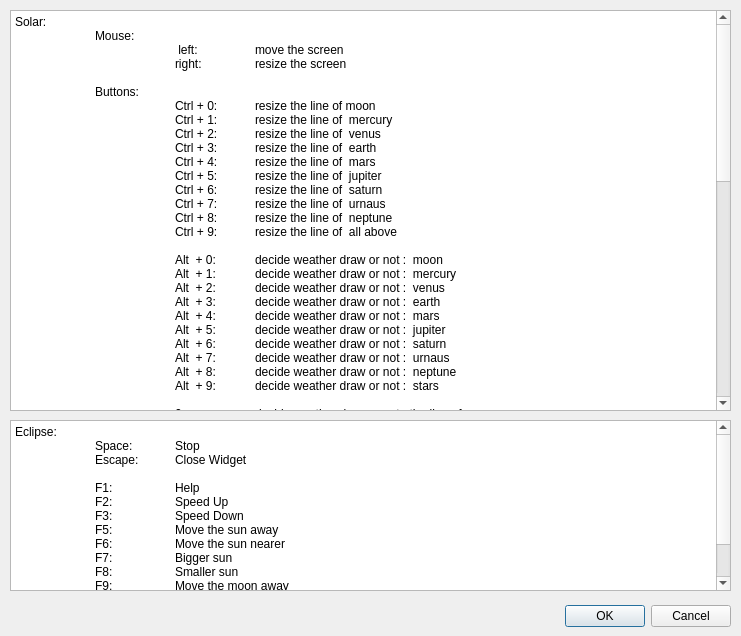
<?xml version="1.0" encoding="UTF-8"?>
<ui version="4.0">
 <class>Hotkey</class>
 <widget class="QDialog" name="Hotkey">
  <property name="geometry">
   <rect>
    <x>0</x>
    <y>0</y>
    <width>741</width>
    <height>636</height>
   </rect>
  </property>
  <property name="windowTitle">
   <string>Dialog</string>
  </property>
  <widget class="QDialogButtonBox" name="buttonBox">
   <property name="geometry">
    <rect>
     <x>390</x>
     <y>600</y>
     <width>341</width>
     <height>32</height>
    </rect>
   </property>
   <property name="orientation">
    <enum>Qt::Horizontal</enum>
   </property>
   <property name="standardButtons">
    <set>QDialogButtonBox::Cancel|QDialogButtonBox::Ok</set>
   </property>
  </widget>
  <widget class="QTextBrowser" name="textBrowser">
   <property name="geometry">
    <rect>
     <x>10</x>
     <y>10</y>
     <width>721</width>
     <height>401</height>
    </rect>
   </property>
   <property name="html">
    <string>&lt;!DOCTYPE HTML PUBLIC &quot;-//W3C//DTD HTML 4.0//EN&quot; &quot;http://www.w3.org/TR/REC-html40/strict.dtd&quot;&gt;
&lt;html&gt;&lt;head&gt;&lt;meta name=&quot;qrichtext&quot; content=&quot;1&quot; /&gt;&lt;style type=&quot;text/css&quot;&gt;
p, li { white-space: pre-wrap; }
&lt;/style&gt;&lt;/head&gt;&lt;body style=&quot; font-family:'SimSun'; font-size:9pt; font-weight:400; font-style:normal;&quot;&gt;
&lt;p style=&quot; margin-top:0px; margin-bottom:0px; margin-left:0px; margin-right:0px; -qt-block-indent:0; text-indent:0px;&quot;&gt;Solar:&lt;/p&gt;
&lt;p style=&quot; margin-top:0px; margin-bottom:0px; margin-left:0px; margin-right:0px; -qt-block-indent:0; text-indent:0px;&quot;&gt;	Mouse:&lt;/p&gt;
&lt;p style=&quot; margin-top:0px; margin-bottom:0px; margin-left:0px; margin-right:0px; -qt-block-indent:0; text-indent:0px;&quot;&gt;		 left:	move the screen&lt;/p&gt;
&lt;p style=&quot; margin-top:0px; margin-bottom:0px; margin-left:0px; margin-right:0px; -qt-block-indent:0; text-indent:0px;&quot;&gt;		right:	resize the screen&lt;/p&gt;
&lt;p style=&quot; margin-top:0px; margin-bottom:0px; margin-left:0px; margin-right:0px; -qt-block-indent:0; text-indent:0px;&quot;&gt;		&lt;/p&gt;
&lt;p style=&quot; margin-top:0px; margin-bottom:0px; margin-left:0px; margin-right:0px; -qt-block-indent:0; text-indent:0px;&quot;&gt;	Buttons:&lt;/p&gt;
&lt;p style=&quot; margin-top:0px; margin-bottom:0px; margin-left:0px; margin-right:0px; -qt-block-indent:0; text-indent:0px;&quot;&gt;		Ctrl + 0:	resize the line of moon&lt;/p&gt;
&lt;p style=&quot; margin-top:0px; margin-bottom:0px; margin-left:0px; margin-right:0px; -qt-block-indent:0; text-indent:0px;&quot;&gt;		Ctrl + 1:	resize the line of  mercury&lt;/p&gt;
&lt;p style=&quot; margin-top:0px; margin-bottom:0px; margin-left:0px; margin-right:0px; -qt-block-indent:0; text-indent:0px;&quot;&gt;		Ctrl + 2:	resize the line of  venus&lt;/p&gt;
&lt;p style=&quot; margin-top:0px; margin-bottom:0px; margin-left:0px; margin-right:0px; -qt-block-indent:0; text-indent:0px;&quot;&gt;		Ctrl + 3:	resize the line of  earth&lt;/p&gt;
&lt;p style=&quot; margin-top:0px; margin-bottom:0px; margin-left:0px; margin-right:0px; -qt-block-indent:0; text-indent:0px;&quot;&gt;		Ctrl + 4:	resize the line of  mars&lt;/p&gt;
&lt;p style=&quot; margin-top:0px; margin-bottom:0px; margin-left:0px; margin-right:0px; -qt-block-indent:0; text-indent:0px;&quot;&gt;		Ctrl + 5:	resize the line of  jupiter&lt;/p&gt;
&lt;p style=&quot; margin-top:0px; margin-bottom:0px; margin-left:0px; margin-right:0px; -qt-block-indent:0; text-indent:0px;&quot;&gt;		Ctrl + 6:	resize the line of  saturn&lt;/p&gt;
&lt;p style=&quot; margin-top:0px; margin-bottom:0px; margin-left:0px; margin-right:0px; -qt-block-indent:0; text-indent:0px;&quot;&gt;		Ctrl + 7:	resize the line of  urnaus&lt;/p&gt;
&lt;p style=&quot; margin-top:0px; margin-bottom:0px; margin-left:0px; margin-right:0px; -qt-block-indent:0; text-indent:0px;&quot;&gt;		Ctrl + 8:	resize the line of  neptune&lt;/p&gt;
&lt;p style=&quot; margin-top:0px; margin-bottom:0px; margin-left:0px; margin-right:0px; -qt-block-indent:0; text-indent:0px;&quot;&gt;		Ctrl + 9:	resize the line of  all above&lt;/p&gt;
&lt;p style=&quot; margin-top:0px; margin-bottom:0px; margin-left:0px; margin-right:0px; -qt-block-indent:0; text-indent:0px;&quot;&gt;		&lt;/p&gt;
&lt;p style=&quot; margin-top:0px; margin-bottom:0px; margin-left:0px; margin-right:0px; -qt-block-indent:0; text-indent:0px;&quot;&gt;		Alt  + 0:	decide weather draw or not :  moon&lt;/p&gt;
&lt;p style=&quot; margin-top:0px; margin-bottom:0px; margin-left:0px; margin-right:0px; -qt-block-indent:0; text-indent:0px;&quot;&gt;		Alt  + 1:	decide weather draw or not :  mercury&lt;/p&gt;
&lt;p style=&quot; margin-top:0px; margin-bottom:0px; margin-left:0px; margin-right:0px; -qt-block-indent:0; text-indent:0px;&quot;&gt;		Alt  + 2:	decide weather draw or not :  venus&lt;/p&gt;
&lt;p style=&quot; margin-top:0px; margin-bottom:0px; margin-left:0px; margin-right:0px; -qt-block-indent:0; text-indent:0px;&quot;&gt;		Alt  + 3:	decide weather draw or not :  earth&lt;/p&gt;
&lt;p style=&quot; margin-top:0px; margin-bottom:0px; margin-left:0px; margin-right:0px; -qt-block-indent:0; text-indent:0px;&quot;&gt;		Alt  + 4:	decide weather draw or not :  mars&lt;/p&gt;
&lt;p style=&quot; margin-top:0px; margin-bottom:0px; margin-left:0px; margin-right:0px; -qt-block-indent:0; text-indent:0px;&quot;&gt;		Alt  + 5:	decide weather draw or not :  jupiter&lt;/p&gt;
&lt;p style=&quot; margin-top:0px; margin-bottom:0px; margin-left:0px; margin-right:0px; -qt-block-indent:0; text-indent:0px;&quot;&gt;		Alt  + 6:	decide weather draw or not :  saturn&lt;/p&gt;
&lt;p style=&quot; margin-top:0px; margin-bottom:0px; margin-left:0px; margin-right:0px; -qt-block-indent:0; text-indent:0px;&quot;&gt;		Alt  + 7:	decide weather draw or not :  urnaus&lt;/p&gt;
&lt;p style=&quot; margin-top:0px; margin-bottom:0px; margin-left:0px; margin-right:0px; -qt-block-indent:0; text-indent:0px;&quot;&gt;		Alt  + 8:	decide weather draw or not :  neptune&lt;/p&gt;
&lt;p style=&quot; margin-top:0px; margin-bottom:0px; margin-left:0px; margin-right:0px; -qt-block-indent:0; text-indent:0px;&quot;&gt;		Alt  + 9:	decide weather draw or not :  stars&lt;/p&gt;
&lt;p style=&quot; margin-top:0px; margin-bottom:0px; margin-left:0px; margin-right:0px; -qt-block-indent:0; text-indent:0px;&quot;&gt;						&lt;/p&gt;
&lt;p style=&quot; margin-top:0px; margin-bottom:0px; margin-left:0px; margin-right:0px; -qt-block-indent:0; text-indent:0px;&quot;&gt;		0:	decide weather draw or not : the line of moon&lt;/p&gt;
&lt;p style=&quot; margin-top:0px; margin-bottom:0px; margin-left:0px; margin-right:0px; -qt-block-indent:0; text-indent:0px;&quot;&gt;		1:	decide weather draw or not : the line of mercury&lt;/p&gt;
&lt;p style=&quot; margin-top:0px; margin-bottom:0px; margin-left:0px; margin-right:0px; -qt-block-indent:0; text-indent:0px;&quot;&gt;		2:	decide weather draw or not : the line of venus&lt;/p&gt;
&lt;p style=&quot; margin-top:0px; margin-bottom:0px; margin-left:0px; margin-right:0px; -qt-block-indent:0; text-indent:0px;&quot;&gt;		3:	decide weather draw or not : the line of earth&lt;/p&gt;
&lt;p style=&quot; margin-top:0px; margin-bottom:0px; margin-left:0px; margin-right:0px; -qt-block-indent:0; text-indent:0px;&quot;&gt;		4:	decide weather draw or not : the line of mars&lt;/p&gt;
&lt;p style=&quot; margin-top:0px; margin-bottom:0px; margin-left:0px; margin-right:0px; -qt-block-indent:0; text-indent:0px;&quot;&gt;		5:   	decide weather draw or not : the line of jupiter&lt;/p&gt;
&lt;p style=&quot; margin-top:0px; margin-bottom:0px; margin-left:0px; margin-right:0px; -qt-block-indent:0; text-indent:0px;&quot;&gt;		6:  	decide weather draw or not : the line of saturn&lt;/p&gt;
&lt;p style=&quot; margin-top:0px; margin-bottom:0px; margin-left:0px; margin-right:0px; -qt-block-indent:0; text-indent:0px;&quot;&gt;		7:   	decide weather draw or not : the line of urnaus&lt;/p&gt;
&lt;p style=&quot; margin-top:0px; margin-bottom:0px; margin-left:0px; margin-right:0px; -qt-block-indent:0; text-indent:0px;&quot;&gt;		8:    	decide weather draw or not : the line of neptun&lt;/p&gt;
&lt;p style=&quot; margin-top:0px; margin-bottom:0px; margin-left:0px; margin-right:0px; -qt-block-indent:0; text-indent:0px;&quot;&gt;		9:   	draw the opposite thins in the screen&lt;/p&gt;
&lt;p style=&quot; margin-top:0px; margin-bottom:0px; margin-left:0px; margin-right:0px; -qt-block-indent:0; text-indent:0px;&quot;&gt;					&lt;/p&gt;
&lt;p style=&quot; margin-top:0px; margin-bottom:0px; margin-left:0px; margin-right:0px; -qt-block-indent:0; text-indent:0px;&quot;&gt;		F 1:	Help&lt;/p&gt;
&lt;p style=&quot; margin-top:0px; margin-bottom:0px; margin-left:0px; margin-right:0px; -qt-block-indent:0; text-indent:0px;&quot;&gt;		F 2: 	Speed Up&lt;/p&gt;
&lt;p style=&quot; margin-top:0px; margin-bottom:0px; margin-left:0px; margin-right:0px; -qt-block-indent:0; text-indent:0px;&quot;&gt;		F 3:  	Speed Down&lt;/p&gt;
&lt;p style=&quot; margin-top:0px; margin-bottom:0px; margin-left:0px; margin-right:0px; -qt-block-indent:0; text-indent:0px;&quot;&gt;		F 4: 	Change Model&lt;/p&gt;
&lt;p style=&quot; margin-top:0px; margin-bottom:0px; margin-left:0px; margin-right:0px; -qt-block-indent:0; text-indent:0px;&quot;&gt;		F 5: 	Reset speed and directions&lt;/p&gt;
&lt;p style=&quot; margin-top:0px; margin-bottom:0px; margin-left:0px; margin-right:0px; -qt-block-indent:0; text-indent:0px;&quot;&gt;		F 6: 	Eclipse&lt;/p&gt;
&lt;p style=&quot; margin-top:0px; margin-bottom:0px; margin-left:0px; margin-right:0px; -qt-block-indent:0; text-indent:0px;&quot;&gt;		F 7: 	Planetary Alignments&lt;/p&gt;
&lt;p style=&quot; margin-top:0px; margin-bottom:0px; margin-left:0px; margin-right:0px; -qt-block-indent:0; text-indent:0px;&quot;&gt;		F 8: 	Reset speed&lt;/p&gt;
&lt;p style=&quot; margin-top:0px; margin-bottom:0px; margin-left:0px; margin-right:0px; -qt-block-indent:0; text-indent:0px;&quot;&gt;		F 9:  	Enable the next time Eclipse and Planetary Alignmnets&lt;/p&gt;
&lt;p style=&quot; margin-top:0px; margin-bottom:0px; margin-left:0px; margin-right:0px; -qt-block-indent:0; text-indent:0px;&quot;&gt;		F10:	The next day&lt;/p&gt;
&lt;p style=&quot; margin-top:0px; margin-bottom:0px; margin-left:0px; margin-right:0px; -qt-block-indent:0; text-indent:0px;&quot;&gt;		F11:	The day before&lt;/p&gt;
&lt;p style=&quot; margin-top:0px; margin-bottom:0px; margin-left:0px; margin-right:0px; -qt-block-indent:0; text-indent:0px;&quot;&gt;					&lt;/p&gt;
&lt;p style=&quot; margin-top:0px; margin-bottom:0px; margin-left:0px; margin-right:0px; -qt-block-indent:0; text-indent:0px;&quot;&gt;		d:  	See  objects along  x  &lt;/p&gt;
&lt;p style=&quot; margin-top:0px; margin-bottom:0px; margin-left:0px; margin-right:0px; -qt-block-indent:0; text-indent:0px;&quot;&gt;		e:  	See  obects along y   &lt;/p&gt;
&lt;p style=&quot; margin-top:0px; margin-bottom:0px; margin-left:0px; margin-right:0px; -qt-block-indent:0; text-indent:0px;&quot;&gt;		w:  	See obects along  z&lt;/p&gt;
&lt;p style=&quot; margin-top:0px; margin-bottom:0px; margin-left:0px; margin-right:0px; -qt-block-indent:0; text-indent:0px;&quot;&gt;		a:  	See  obects along the oppsite of x&lt;/p&gt;
&lt;p style=&quot; margin-top:0px; margin-bottom:0px; margin-left:0px; margin-right:0px; -qt-block-indent:0; text-indent:0px;&quot;&gt;		q:  	See  objects along   the oppsite of y&lt;/p&gt;
&lt;p style=&quot; margin-top:0px; margin-bottom:0px; margin-left:0px; margin-right:0px; -qt-block-indent:0; text-indent:0px;&quot;&gt;		s:  	See  obects along the oppsite of z&lt;/p&gt;
&lt;p style=&quot; margin-top:0px; margin-bottom:0px; margin-left:0px; margin-right:0px; -qt-block-indent:0; text-indent:0px;&quot;&gt;					&lt;/p&gt;
&lt;p style=&quot; margin-top:0px; margin-bottom:0px; margin-left:0px; margin-right:0px; -qt-block-indent:0; text-indent:0px;&quot;&gt;		up:  	Move up&lt;/p&gt;
&lt;p style=&quot; margin-top:0px; margin-bottom:0px; margin-left:0px; margin-right:0px; -qt-block-indent:0; text-indent:0px;&quot;&gt;		down: 	Move down&lt;/p&gt;
&lt;p style=&quot; margin-top:0px; margin-bottom:0px; margin-left:0px; margin-right:0px; -qt-block-indent:0; text-indent:0px;&quot;&gt;		left: 	Move left&lt;/p&gt;
&lt;p style=&quot; margin-top:0px; margin-bottom:0px; margin-left:0px; margin-right:0px; -qt-block-indent:0; text-indent:0px;&quot;&gt;		right: 	Move right&lt;/p&gt;
&lt;p style=&quot; margin-top:0px; margin-bottom:0px; margin-left:0px; margin-right:0px; -qt-block-indent:0; text-indent:0px;&quot;&gt;			&lt;/p&gt;
&lt;p style=&quot; margin-top:0px; margin-bottom:0px; margin-left:0px; margin-right:0px; -qt-block-indent:0; text-indent:0px;&quot;&gt;		Enter: 	Stop&lt;/p&gt;
&lt;p style=&quot; margin-top:0px; margin-bottom:0px; margin-left:0px; margin-right:0px; -qt-block-indent:0; text-indent:0px;&quot;&gt;		Space: 	Pause&lt;/p&gt;
&lt;p style=&quot; margin-top:0px; margin-bottom:0px; margin-left:0px; margin-right:0px; -qt-block-indent:0; text-indent:0px;&quot;&gt;		Escape: 	Close Widget&lt;/p&gt;
&lt;p style=&quot;-qt-paragraph-type:empty; margin-top:0px; margin-bottom:0px; margin-left:0px; margin-right:0px; -qt-block-indent:0; text-indent:0px;&quot;&gt;&lt;/p&gt;&lt;/body&gt;&lt;/html&gt;</string>
   </property>
  </widget>
  <widget class="QTextBrowser" name="textBrowser_2">
   <property name="geometry">
    <rect>
     <x>10</x>
     <y>420</y>
     <width>721</width>
     <height>171</height>
    </rect>
   </property>
   <property name="html">
    <string>&lt;!DOCTYPE HTML PUBLIC &quot;-//W3C//DTD HTML 4.0//EN&quot; &quot;http://www.w3.org/TR/REC-html40/strict.dtd&quot;&gt;
&lt;html&gt;&lt;head&gt;&lt;meta name=&quot;qrichtext&quot; content=&quot;1&quot; /&gt;&lt;style type=&quot;text/css&quot;&gt;
p, li { white-space: pre-wrap; }
&lt;/style&gt;&lt;/head&gt;&lt;body style=&quot; font-family:'SimSun'; font-size:9pt; font-weight:400; font-style:normal;&quot;&gt;
&lt;p style=&quot; margin-top:0px; margin-bottom:0px; margin-left:0px; margin-right:0px; -qt-block-indent:0; text-indent:0px;&quot;&gt;Eclipse:&lt;/p&gt;
&lt;p style=&quot; margin-top:0px; margin-bottom:0px; margin-left:0px; margin-right:0px; -qt-block-indent:0; text-indent:0px;&quot;&gt;	Space: 	Stop&lt;/p&gt;
&lt;p style=&quot; margin-top:0px; margin-bottom:0px; margin-left:0px; margin-right:0px; -qt-block-indent:0; text-indent:0px;&quot;&gt;	Escape: 	Close Widget&lt;/p&gt;
&lt;p style=&quot; margin-top:0px; margin-bottom:0px; margin-left:0px; margin-right:0px; -qt-block-indent:0; text-indent:0px;&quot;&gt;			&lt;/p&gt;
&lt;p style=&quot; margin-top:0px; margin-bottom:0px; margin-left:0px; margin-right:0px; -qt-block-indent:0; text-indent:0px;&quot;&gt;	F1: 	Help&lt;/p&gt;
&lt;p style=&quot; margin-top:0px; margin-bottom:0px; margin-left:0px; margin-right:0px; -qt-block-indent:0; text-indent:0px;&quot;&gt;	F2: 	Speed Up&lt;/p&gt;
&lt;p style=&quot; margin-top:0px; margin-bottom:0px; margin-left:0px; margin-right:0px; -qt-block-indent:0; text-indent:0px;&quot;&gt;	F3: 	Speed Down&lt;/p&gt;
&lt;p style=&quot; margin-top:0px; margin-bottom:0px; margin-left:0px; margin-right:0px; -qt-block-indent:0; text-indent:0px;&quot;&gt;	F5: 	Move the sun away&lt;/p&gt;
&lt;p style=&quot; margin-top:0px; margin-bottom:0px; margin-left:0px; margin-right:0px; -qt-block-indent:0; text-indent:0px;&quot;&gt;	F6: 	Move the sun nearer&lt;/p&gt;
&lt;p style=&quot; margin-top:0px; margin-bottom:0px; margin-left:0px; margin-right:0px; -qt-block-indent:0; text-indent:0px;&quot;&gt;	F7: 	Bigger sun&lt;/p&gt;
&lt;p style=&quot; margin-top:0px; margin-bottom:0px; margin-left:0px; margin-right:0px; -qt-block-indent:0; text-indent:0px;&quot;&gt;	F8: 	Smaller sun&lt;/p&gt;
&lt;p style=&quot; margin-top:0px; margin-bottom:0px; margin-left:0px; margin-right:0px; -qt-block-indent:0; text-indent:0px;&quot;&gt;	F9: 	Move the moon away&lt;/p&gt;
&lt;p style=&quot; margin-top:0px; margin-bottom:0px; margin-left:0px; margin-right:0px; -qt-block-indent:0; text-indent:0px;&quot;&gt;	F10: 	Move the moon nearer&lt;/p&gt;
&lt;p style=&quot; margin-top:0px; margin-bottom:0px; margin-left:0px; margin-right:0px; -qt-block-indent:0; text-indent:0px;&quot;&gt;	F11: 	Bigger Moon&lt;/p&gt;
&lt;p style=&quot; margin-top:0px; margin-bottom:0px; margin-left:0px; margin-right:0px; -qt-block-indent:0; text-indent:0px;&quot;&gt;	F12: 	Smaller Moon&lt;/p&gt;&lt;/body&gt;&lt;/html&gt;</string>
   </property>
  </widget>
 </widget>
 <resources/>
 <connections>
  <connection>
   <sender>buttonBox</sender>
   <signal>accepted()</signal>
   <receiver>Hotkey</receiver>
   <slot>accept()</slot>
   <hints>
    <hint type="sourcelabel">
     <x>248</x>
     <y>254</y>
    </hint>
    <hint type="destinationlabel">
     <x>157</x>
     <y>274</y>
    </hint>
   </hints>
  </connection>
  <connection>
   <sender>buttonBox</sender>
   <signal>rejected()</signal>
   <receiver>Hotkey</receiver>
   <slot>reject()</slot>
   <hints>
    <hint type="sourcelabel">
     <x>316</x>
     <y>260</y>
    </hint>
    <hint type="destinationlabel">
     <x>286</x>
     <y>274</y>
    </hint>
   </hints>
  </connection>
 </connections>
</ui>
